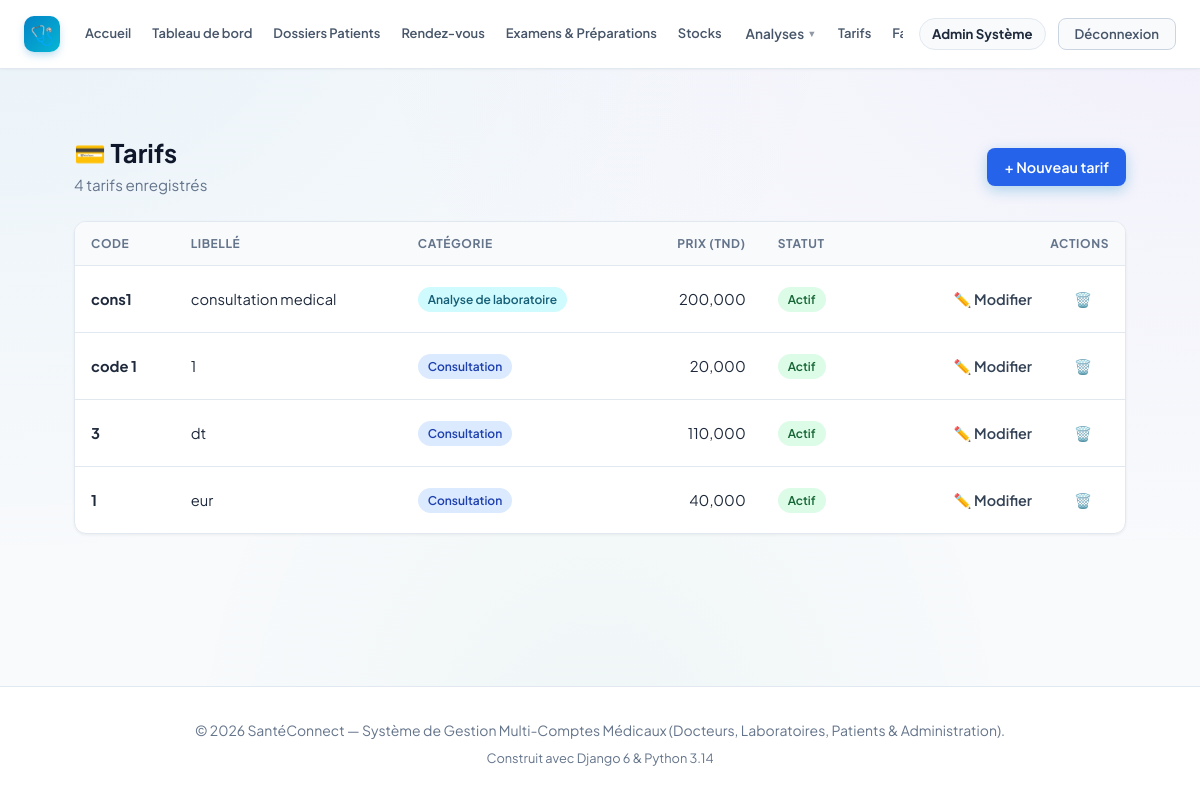
/billing/tarifs/ (signed in), run on an earlier commit of the app's database.
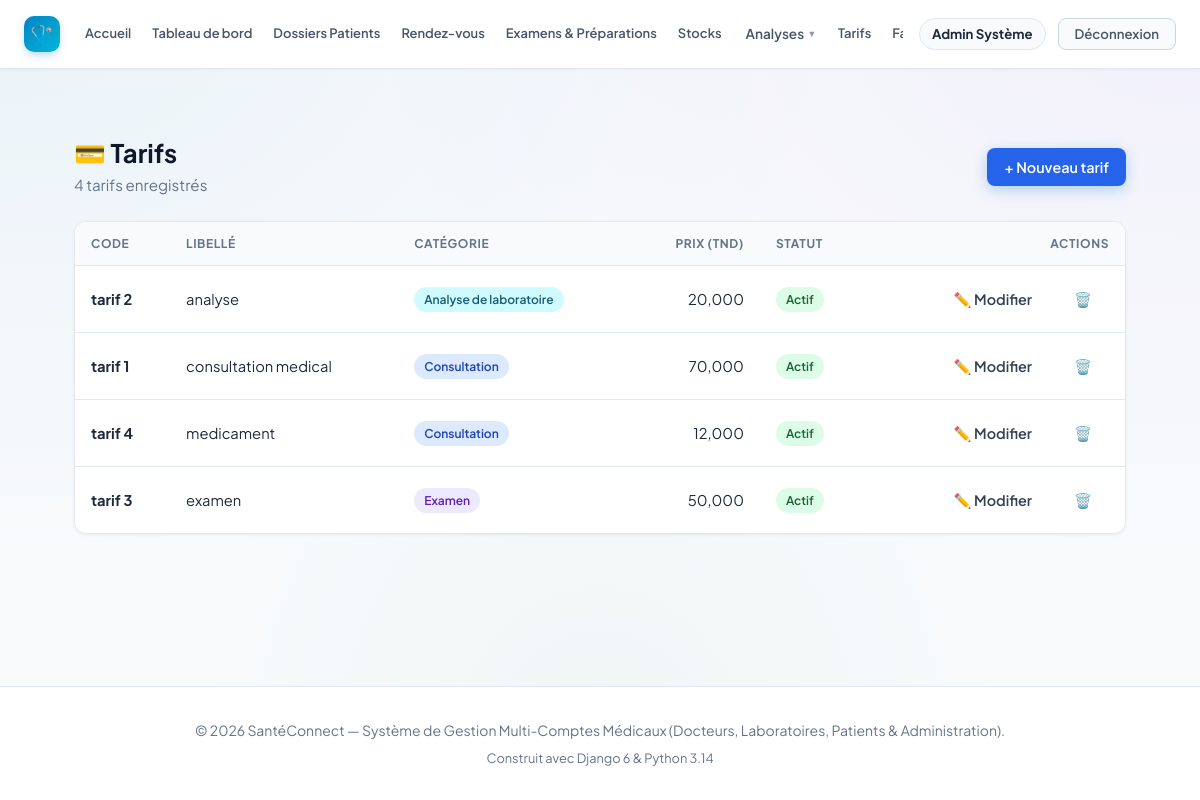
And on a later commit of the database.
### billing/models.py (models this page shows, shortened)
class Tarif(models.Model):
    class Categorie(models.TextChoices):
        CONSULTATION = 'CONSULTATION', 'Consultation'
        EXAMEN = 'EXAMEN', 'Examen'
        ANALYSE = 'ANALYSE', 'Analyse de laboratoire'
        AUTRE = 'AUTRE', 'Autre'
    code = models.CharField("Code", max_length=30, unique=True)
    libelle = models.CharField("Libellé", max_length=150)
    categorie = models.CharField("Catégorie", max_length=20,
                                 choices=Categorie.choices, default=Categorie.CONSULTATION)
    prix = models.DecimalField("Prix", max_digits=12, decimal_places=3)
    actif = models.BooleanField("Actif", default=True)
    class Meta:
        ordering = ['categorie', 'libelle']

### billing/views.py (the view)
# urls.py: path('tarifs/', views.tarif_list, name='tarif_list'),
@admin_required
def tarif_list(request):
    tarifs = Tarif.objects.all()
    return render(request, 'billing/tarif_list.html', {'tarifs': tarifs})

### accounts/models.py (called while the page is built)
    @property
    def is_laboratory(self):
        return self.role == self.Role.LABORATOIRE

    @property
    def is_patient(self):
        return self.role == self.Role.PATIENT

    @property
    def is_admin_user(self):
        return self.role == self.Role.ADMIN or self.is_superuser

### billing/permissions.py (called while the page is built)
def role_required(test):
    def decorator(view):
        @wraps(view)
        def wrapper(request, *args, **kwargs):
            if not request.user.is_authenticated:
                return redirect_to_login(request.get_full_path())
            if not test(request.user):
                raise PermissionDenied
            return view(request, *args, **kwargs)
        return wrapper
    return decorator

def _is_admin(u):
    return u.is_admin_user

### billing/templates/billing/tarif_list.html (shortened to what this page needs)
{% extends 'base.html' %}
{% load static %}
{% block content %}
<link rel="stylesheet" href="{% static 'billing/billing.css' %}">
<div class="billing-page">
    <div class="page-header">
        <div>
            <h1>💳 Tarifs</h1>
            <p>{{ tarifs|length }} tarif{{ tarifs|length|pluralize }} enregistré{{ tarifs|length|pluralize }}</p>
        </div>
        <a href="{% url 'tarif_create' %}" class="btn btn-primary">+ Nouveau tarif</a>
    </div>
    <div class="card">
        <div class="table-wrap">
            <table>
                <thead>
                    <tr>
                        <th>Code</th>
                        <th>Libellé</th>
                        <th>Catégorie</th>
                        <th class="text-right">Prix (TND)</th>
                        <th>Statut</th>
                        <th class="text-right">Actions</th>
                    </tr>
                </thead>
                <tbody>
                    {% for t in tarifs %}
                    <tr>
                        <td><strong>{{ t.code }}</strong></td>
                        <td>{{ t.libelle }}</td>
                        <td>
                            <span class="badge badge-{{ t.categorie|lower }}">
                                {{ t.get_categorie_display }}
                            </span>
                        </td>
                        <td class="text-right">{{ t.prix|floatformat:3 }}</td>
                        <td>
                            {% if t.actif %}
                                <span class="badge badge-actif">Actif</span>
                            {% else %}
                                <span class="badge badge-inactif">Inactif</span>
                            {% endif %}
                        </td>
                        <td>
                            <div class="actions">
                                <a href="{% url 'tarif_update' t.pk %}" class="btn btn-light btn-sm">✏️ Modifier</a>
                                <a href="{% url 'tarif_delete' t.pk %}" class="btn btn-light btn-sm">🗑️</a>
                            </div>
                        </td>
                    </tr>
                    {% endfor %}
                </tbody>
            </table>
        </div>
    </div>
</div>
{% endblock %}

What changed in the data, as far as the page shows it:
removed Tarif: code "cons1", libelle "consultation medical", categorie "Analyse de laboratoire", prix "200,000", actif "Actif"
removed Tarif: code "code 1", libelle "1", categorie "Consultation", prix "20,000", actif "Actif"
removed Tarif: code "3", libelle "dt", categorie "Consultation", prix "110,000", actif "Actif"
removed Tarif: code "1", libelle "eur", categorie "Consultation", prix "40,000", actif "Actif"
added Tarif: code "tarif 2", libelle "analyse", categorie "Analyse de laboratoire", prix "20,000", actif "Actif"
added Tarif: code "tarif 1", libelle "consultation medical", categorie "Consultation", prix "70,000", actif "Actif"
added Tarif: code "tarif 4", libelle "medicament", categorie "Consultation", prix "12,000", actif "Actif"
added Tarif: code "tarif 3", libelle "examen", categorie "Examen", prix "50,000", actif "Actif"
